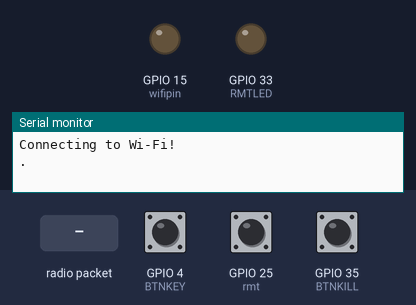
The sketch below on a simulated ESP32. Shown: output pins drawn as LEDs (lit = HIGH), the last lines printed to the serial monitor. The test bench sets the inputs (shaded band); at power-on: GPIO 25 (rmt) HIGH, GPIO 4 (BTNKEY) HIGH, GPIO 35 (BTNKILL) HIGH. WiFi joins after 1.5 s; servers stay silent unless stated; no radio packets arrive unless stated.

Above: at 1.6 s.
At 3.5 s:
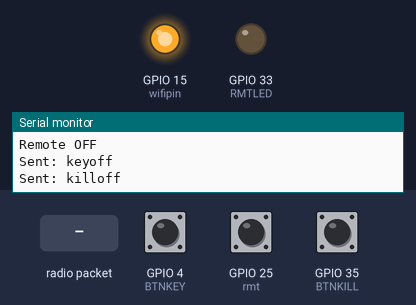
3.6 s: radio packet "0" arrives
6.6 s: GPIO 25 (rmt) pulled LOW for 3.2 s
At 9.75 s:
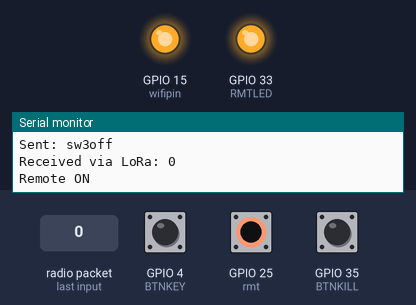
Timing chart, 0 to 11.3 s (numbered marks = the images above; inputs shaded):
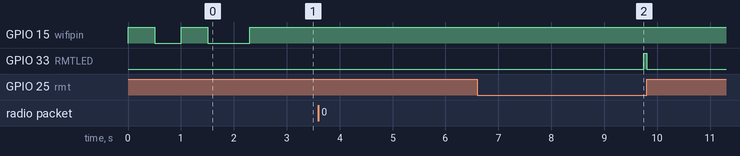

Measured:
- after the input at 6.6 s, GPIO 33 (RMTLED): LOW → HIGH after 3.1 s, → LOW 0.06 s later

The sketch:

trasmitter.ino
```cpp
#include <Arduino.h>

#define BLYNK_TEMPLATE_ID "replace with your"
#define BLYNK_TEMPLATE_NAME "replace with your"
#define BLYNK_AUTH_TOKEN "replace with your"
#define BLYNK_PRINT Serial
#define WIFI_SSID "replace with your"
#define WIFI_PASS "replace with your"

#include <WiFi.h>
#include <BlynkSimpleEsp32.h>
#include <SPI.h>
#include <LoRa.h>

#define rmt 25 //remot on/off
#define RMTLED  33
#define wifipin 15
//Define physical button pins
#define BTNKEY 4 //key
#define BTNKILL 35  // kill

//Define LoRa pins
#define SS 5
#define RST 14
#define DIO0 2 // Changed from 26 to 2 (ESP8266 typically uses GPIO2)

//initializing button states
bool keystate = false;
bool killstate = false;
bool startstate = false;
bool stopstate = false;
bool sw1state = false;
bool sw2state = false;
bool sw3state = false;

String textinput = "";
float receivedrpm = 0;
int estatus = 0;

//previous status
bool s1 = false;
bool s2 = false;
bool s3 = false;
bool s4 = false;
bool s5 = false;
bool s6 = false;
bool s7 = false;
bool pre1 = HIGH;
bool pre2 = HIGH;
int first = 0;
bool rmtPreviousState = false;

// Function declarations
void remoteon();
void remoteoff();
void sendCommand(String command);

BLYNK_WRITE(V0) { keystate = param.asInt(); }
BLYNK_WRITE(V1) { startstate = param.asInt(); }
BLYNK_WRITE(V2) { killstate = param.asInt(); }
BLYNK_WRITE(V3) { stopstate = param.asInt(); }
BLYNK_WRITE(V4) { sw1state = param.asInt(); }
BLYNK_WRITE(V5) { sw2state = param.asInt(); }
BLYNK_WRITE(V6) { sw3state = param.asInt(); }
BLYNK_WRITE(V7) { /* onled - no action needed as we write to it */ }
BLYNK_WRITE(V8) { /* nled - no action needed as we write to it */ }
BLYNK_WRITE(V9) { /* rpm meter - read only */ }
BLYNK_WRITE(V10) { textinput = param.asString(); }

void setup() {
  pinMode(rmt, INPUT_PULLUP);
  pinMode(BTNKEY, INPUT_PULLUP);
  pinMode(BTNKILL, INPUT_PULLUP);
  pinMode(wifipin, OUTPUT);
  pinMode(RMTLED, OUTPUT);
  Serial.begin(115200);
  digitalWrite(RMTLED,LOW);

 // WiFi connection with timeout
  Serial.println("\nConnecting to Wi-Fi!");
  WiFi.begin(WIFI_SSID, WIFI_PASS);
  unsigned long startTime = millis();
  while (WiFi.status() != WL_CONNECTED && millis() - startTime < 10000) {
    digitalWrite(wifipin,HIGH);
    delay(500);
    digitalWrite(wifipin,LOW);
    delay(500);
    Serial.print(".");
  }

  if (WiFi.status() == WL_CONNECTED) {
    Blynk.config(BLYNK_AUTH_TOKEN);
    Serial.println("Attempting to connect to Blynk...");

    // Try to connect to Blynk with timeout
    unsigned long blynkStartTime = millis();
    bool blynkConnected = false;

    while (millis() - blynkStartTime < 5000) { // 5 second timeout
      if (Blynk.connect(1000)) { // Try for 1 second at a time
        blynkConnected = true;
        break;
      }
      delay(100);
    }

    if (blynkConnected) {
      Serial.println("Connected to Blynk successfully!");
    } else {
      Serial.println("Failed to connect to Blynk, continuing anyway...");
    }

    digitalWrite(wifipin,HIGH);
  } else {
    Serial.println("\nWi-Fi connection failed! Continuing in offline mode.");
}
  // Initialize LoRa
  LoRa.setPins(SS, RST, DIO0);
  if (!LoRa.begin(865E6)) {
    Serial.println("LoRa Initialization Failed!");
    while (1);
  }
  Serial.println("LoRa Initialized");
}

void loop() {
  Blynk.run();

  // Handle remote status
  if (digitalRead(rmt) == LOW) {
    Blynk.virtualWrite(V7, 255); // LED on
    digitalWrite(RMTLED,HIGH);
    if (!rmtPreviousState|| first == 0) {
      Serial.println("Remote ON");
      rmtPreviousState = true;
    }
    remoteon();
  } else {
    Blynk.virtualWrite(V7, 0); // LED off
    digitalWrite(RMTLED,LOW);
    if (rmtPreviousState|| first == 0) {
      Serial.println("Remote OFF");
      rmtPreviousState = false;
    }
    remoteoff();
  }


  // Listen for incoming LoRa response
  int packetSize = LoRa.parsePacket();
  if (packetSize) {
    String receivedData = "";
    while (LoRa.available()) {
      receivedData += (char)LoRa.read();
    }

    Serial.println("Received via LoRa: " + receivedData);

    // Parse received data
    int firstComma = receivedData.indexOf(',');
    if (firstComma != -1) {
      receivedrpm = receivedData.substring(0, firstComma).toFloat();

      estatus = receivedData.substring(firstComma + 1).toInt();
    }

    // Update Blynk widgets
    if (receivedrpm > 5) {
      Blynk.setProperty(V9, "color", "#D3435C");
    }
    Blynk.virtualWrite(V9, receivedrpm);
    Blynk.virtualWrite(V8, estatus == 1 ? 255 : 0);
  }

   // If there's a text message, send it too
  if (textinput.length() > 0) {
    sendCommand(textinput);
    textinput = ""; // Clear after sending
}
}

void remoteoff() {
  if (first == 0 || keystate != s1) {
    sendCommand(keystate ? "keyon" : "keyoff");
    s1 = keystate;
    if(first==0){delay(1000);}
  }

  if (first == 0 || killstate != s2) {
    sendCommand(killstate ? "killon" : "killoff");
    s2 = killstate;
    if(first==0){delay(1000);}
  }

  if (first == 0 || stopstate != s3) {
    sendCommand(stopstate ? "stopon" : "stopoff");
    s3 = stopstate;
    if(first==0){delay(1000);}
  }

  if (first == 0 || startstate != s4) {
    sendCommand(startstate ? "starton" : "startoff");
    s4 = startstate;
    if(first==0){delay(1000);}
  }

  if (first == 0 || sw1state != s5) {
    sendCommand(sw1state ? "sw1on" : "sw1off");
    s5 = sw1state;
    if(first==0){delay(1000);}
  }

  if (first == 0 || sw2state != s6) {
    sendCommand(sw2state ? "sw2on" : "sw2off");
    s6 = sw2state;
    if(first==0){delay(1000);}
  }

  if (first == 0 || sw3state != s7) {
    sendCommand(sw3state ? "sw3on" : "sw3off");
    s7 = sw3state;
    if(first==0){delay(1000);}
  }

  if (first == 0) first = 1;
}

void remoteon() {
  bool currentKey = (keystate || (digitalRead(BTNKEY) == LOW));
  if (first == 0 || currentKey != s1) {
    sendCommand(currentKey ? "keyon" : "keyoff");
    s1 = currentKey;
    if(first==0){delay(1000);}
  }

  bool currentKill = (killstate || !(digitalRead(BTNKILL)));
  if (first == 0 || currentKill != s2) {
    sendCommand(currentKill ? "killon" : "killoff");
    s2 = currentKill;
    if(first==0){delay(1000);}
  }

  // Other states remain from Blynk
  if (first == 0 || stopstate != s3) {
    sendCommand(stopstate ? "stopon" : "stopoff");
    s3 = stopstate;
    if(first==0){delay(1000);}
  }

  if (first == 0 || startstate != s4) {
    sendCommand(startstate ? "starton" : "startoff");
    s4 = startstate;
    if(first==0){delay(1000);}
  }

  if (first == 0 || sw1state != s5) {
    sendCommand(sw1state ? "sw1on" : "sw1off");
    s5 = sw1state;
    if(first==0){delay(1000);}
  }

  if (first == 0 || sw2state != s6) {
    sendCommand(sw2state ? "sw2on" : "sw2off");
    s6 = sw2state;
    if(first==0){delay(1000);}
  }

  if (first == 0 || sw3state != s7) {
    sendCommand(sw3state ? "sw3on" : "sw3off");
    s7 = sw3state;
    if(first==0){delay(1000);}
  }

  if (first == 0) first = 1;
}

void sendCommand(String command) {
  LoRa.beginPacket();
  LoRa.print(command);
  LoRa.endPacket();
  Serial.println("Sent: " + command);
  }
```
